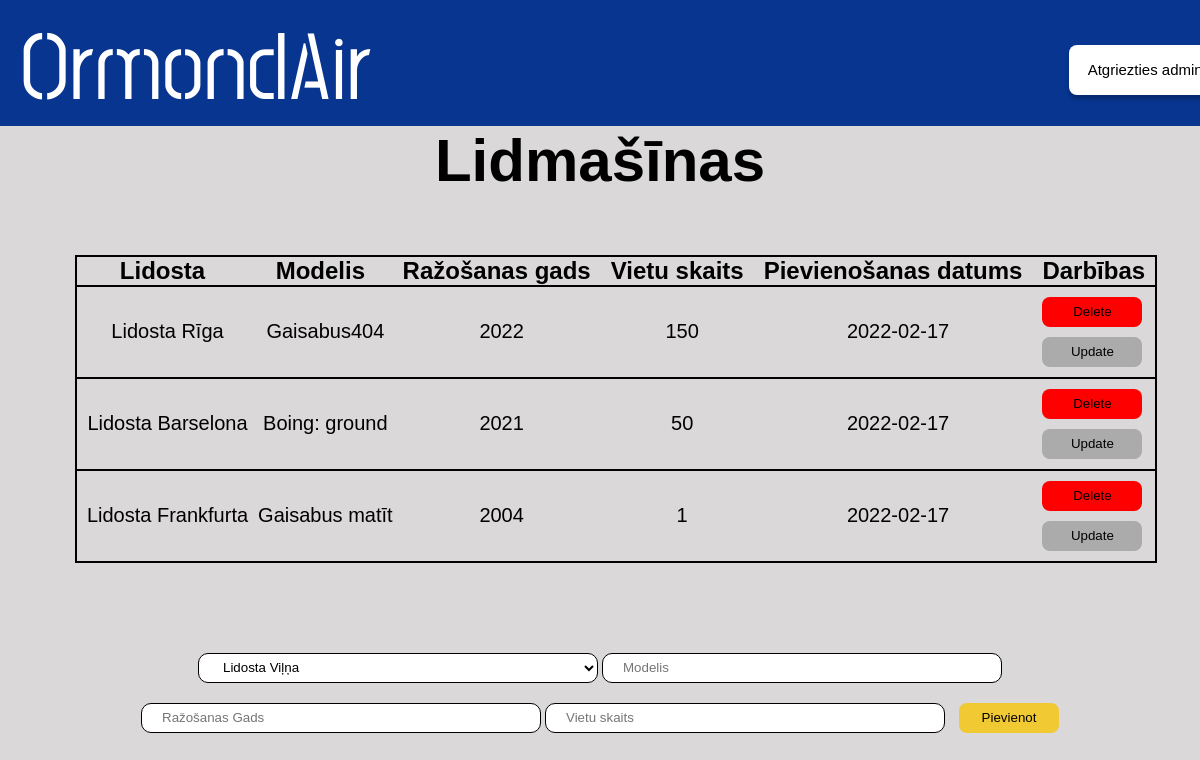
The page /admin/lidmasinas on the database its author committed.
### main.py (models this page shows, shortened)
class Lidmasina(db.Model):
    id = db.Column(db.Integer, primary_key=True)
    content = db.Column(db.String(200), nullable=False)
    modelis = db.Column(db.String(200), nullable=False)
    razosanas_gads = db.Column(db.String(3), nullable=False)
    vietu_skaits = db.Column(db.String(200), nullable=False)
    date_created = db.Column(db.DateTime, default=datetime.utcnow)

### main.py (the view)
@app.route('/admin/lidmasinas', methods=['POST', 'GET'])
def lidmasina():
    if request.method == 'POST':
      new_lidmasina = Lidmasina(content=request.form['content'],modelis=request.form['modelis'], razosanas_gads=request.form['razosanas_gads'], vietu_skaits=request.form['vietu_skaits'])
      try:
        db.session.add(new_lidmasina)
        db.session.commit()
        return redirect('/admin/lidmasinas')
      except:
        return "Draugi nav labi!"
    else:
      lidostas = Lidosta.query.order_by(Lidosta.id).all()
      tasks = Lidmasina.query.order_by(Lidmasina.date_created).all()
      return render_template('adminlidmasinas.html', tasks=tasks, lidostas = lidostas)

### templates/adminlidmasinas.html (shortened to what this page needs)
<!DOCTYPE html>
<html lang="en">
  <head>
    <link href="/static/css/stylesheet.css" rel="stylesheet" />
  </head>
  <body>
    <div class="augsejaisBaneris">
      <a href="/"><h1 class="homePage">OrmondAir</h1></a>
      <a href="/admin"><button id="atgriezties_admin">Atgriezties admin</button></a>
    </div>
    <div class="apaksejaisBaneris">
      <h1 id="virsraksts">Lidmašīnas</h1>
      {% if tasks|length < 1 %}
      <h4 id="apaksraksts">Nav pievienota neviena lidmašīna! </h4>
      {% else %}
      <div class="tabulaBox">
        <table class="tabula">
          <tr class="tabula">
            <th class="teksts">Lidosta</th>
            <th class="teksts">Modelis</th>
            <th class="teksts">Ražošanas gads</th>
            <th class="teksts">Vietu skaits</th>
            <th class="teksts">Pievienošanas datums</th>
            <th class="teksts">Darbības</th>
          </tr>
          {% for task in tasks %}
            <tr class="tabula">
              <td class="dbteksts">{{ task.content }}</td>
              <td class="dbteksts">{{ task.modelis }}</td>
              <td class="dbteksts">{{ task.razosanas_gads }}</td>
              <td class="dbteksts">{{ task.vietu_skaits }}</td>
              <td class="dbteksts">{{ task.date_created.date() }}</td>
              <td>
                <a href="/delete_airplane/{{task.id}}"><button id=dzest>Delete</button></a>
                  <br>
                <a href="/update_lidmasinas/{{task.id}}"><button id=labot>Update</button></a>
              </td>
            </tr>
          {% endfor %}
        </table>
      </div>
      {% endif %}
      <form action="/admin/lidmasinas" method="POST" id="form">
        <select class="input" name="content" id="content" method="POST">
          {% for lidosta in lidostas %}
            <option value="{{lidosta.content}}">{{ lidosta.content }}</option>
          {% endfor %}
        </select>
        <input class="input" type="text" placeholder="Modelis" name="modelis" id="modelis" maxlength="50" required>
        <input class="input" type="text" placeholder="Ražošanas Gads" name="razosanas_gads" id="razosanas_gads" maxlength="4" required>
        <input class="input" type="text" placeholder="Vietu skaits" name="vietu_skaits" id="vietu_skaits" maxlength="4" required>
        <input type="submit" value="Pievienot" id="pievienot">
      </form>
    </div>
  </body>
</html>

### static/css/stylesheet.css (style rules this page uses)
body { background: rgba(186, 182, 182, 0.53); }
* { margin: 0; padding: 0; box-sizing: border-box; text-decoration: none; }
.augsejaisBaneris { position: absolute; left: 0%; right: 0%; top: 0%; bottom: 84.28%; background: #073590; }
.homePage { position: absolute; left: 0%; font-family: Post No Bills Colombo Medium; font-size: 96px; display: flex; margin-left: 20px; color: #ffffff; user-select: none; }
.apaksejaisBaneris { position: absolute; top: 15.72%; right: 0px; left: 0px; }
#atgriezties_admin { position: absolute; width: 152px; height: 50.63px; left: 89.1%; top: 35.4%; background: #ffffff; border-radius: 8px; box-shadow: 0px 4px 4px rgba(0, 0, 0, 0.25); border-style: none; font-family: Arial, Helvetica, sans-serif; font-size: 15px; cursor: pointer; }
#pievienot { width: 100px; height: 30px; background: #f1c933; border-radius: 8px; outline: none; cursor: pointer; border: 1px solid transparent; margin-left: 10px; }
.teksts { font-family: Arial, Helvetica, sans-serif; font-size: 24px; color: #000000; padding-left: 10px; padding-right: 10px; }
.input { background: #ffffff; border: 1px solid #000000; box-sizing: border-box; border-radius: 10px; outline: none; padding-left: 20px; padding-right: 20px; width: 400px; height: 30px; margin-top: 10px; margin-bottom: 10px; }
#dzest { width: 100px; height: 30px; background: #ff0000; border-radius: 8px; outline: none; cursor: pointer; border: 1px solid transparent; margin-top: 10px; margin-left: 10px; }
#labot { width: 100px; height: 30px; background: #ababab; border-radius: 8px; outline: none; cursor: pointer; border: 1px solid transparent; margin-top: 10px; margin-left: 10px; margin-bottom: 10px; }
.dbteksts { text-align: center; font-family: Arial, Helvetica, sans-serif; font-size: 20px; color: #000000; padding-left: 10px; }
#virsraksts { text-align: center; font-family: Arial, Helvetica, sans-serif; font-size: 60px; color: #000000; }
.tabula { border-collapse: collapse; border: solid 2px #000000; margin-left: auto; margin-right: auto; margin-top: 40px; margin-bottom: 40px; }
#form { text-align: center; }
.tabulaBox { display: block; max-height: 500px; width: 96%; overflow: auto; margin-top: 20px; margin-left: 40px; margin-bottom: 40px; }

### rows shown on the page
Lidmasina: content "Lidosta Rīga", modelis "Gaisabus404", razosanas_gads "2022", vietu_skaits "150", date_created "2022-02-17"
Lidmasina: content "Lidosta Barselona", modelis "Boing: ground", razosanas_gads "2021", vietu_skaits "50", date_created "2022-02-17"
Lidmasina: content "Lidosta Frankfurta", modelis "Gaisabus matīt", razosanas_gads "2004", vietu_skaits "1", date_created "2022-02-17"

### other values the page prints
form field content "Lidosta Viļņa"
